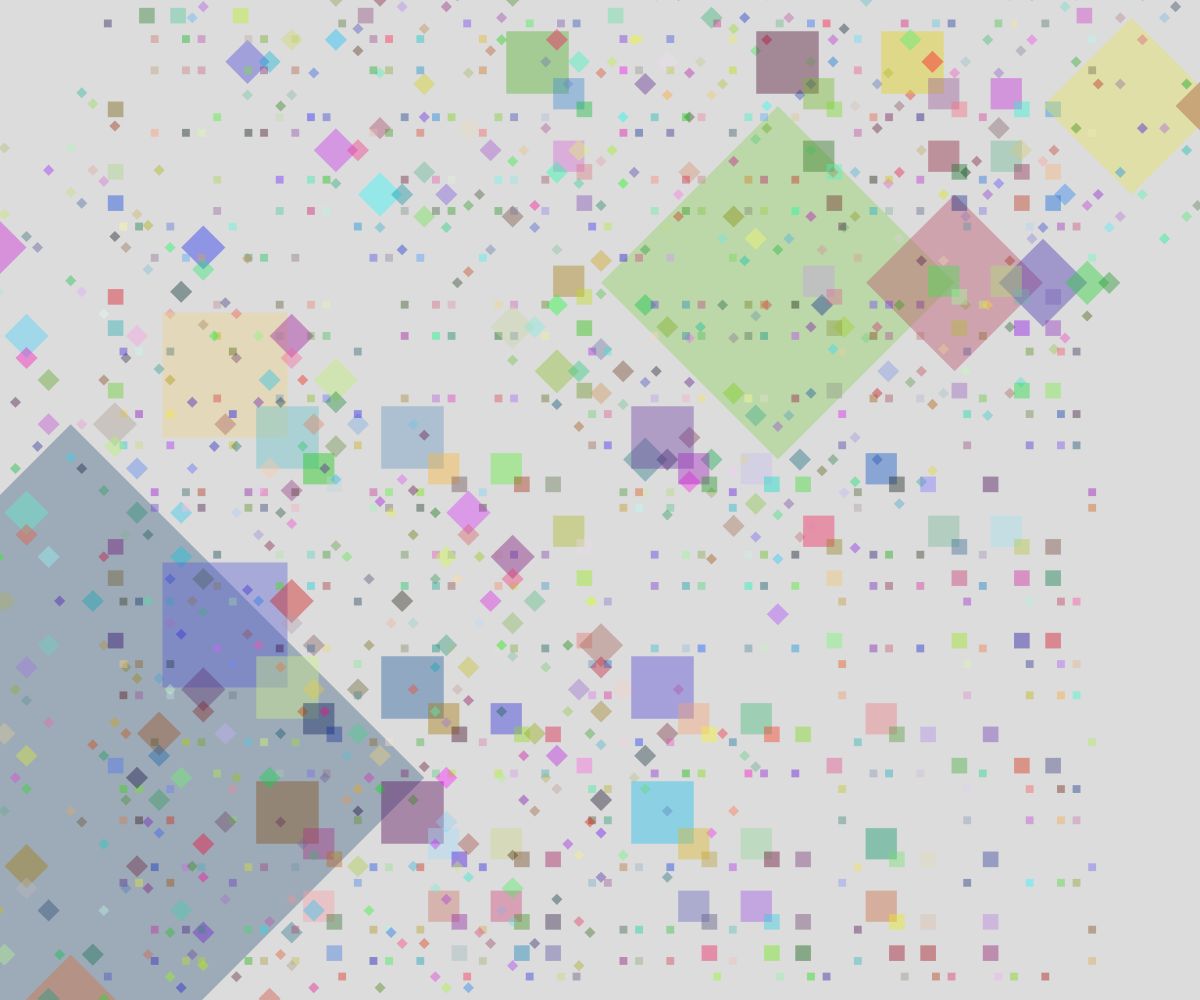
Frame 1 (no input)
Frame 60 (no input): identical to frame 1, image omitted
Frame 120 (the mouse pressed at the canvas centre since frame 60): identical to frame 1, image omitted

The p5.js sketch that drew this single still picture (run headless with seeded random() and noise() and a simulated clock; from frame 60 on, the mouse is pressed at the canvas centre):

// p5.js sketch
// ── sketch.js
// Square Fractal
// Fahad Hussain
// 15-4-2025
//
// Extra for Experts:
// - describe what you did to take this project "above and beyond"


function setup() {
  createCanvas(windowWidth, windowHeight);
  rectMode(CENTER );
  angleMode(DEGREES);
}

function draw() {
  background(220);
  randomSeed(1)
  squareFractal(width/2, height/2, height/2);
}

function squareFractal(x,y,sideLength){
  fill(random(255),random(255),random(255),100)
  noStroke();
  rotate(45);
  square(x,y,sideLength);

  if (sideLength > 10){
    squareFractal(x-sideLength/2, y-sideLength/2, sideLength/2);
    squareFractal(x-sideLength/2, y+sideLength/2, sideLength/2);
    squareFractal(x+sideLength/2, y-sideLength/2, sideLength/2);
    squareFractal(x+sideLength/2, y+sideLength/2, sideLength/2);
  }
}
